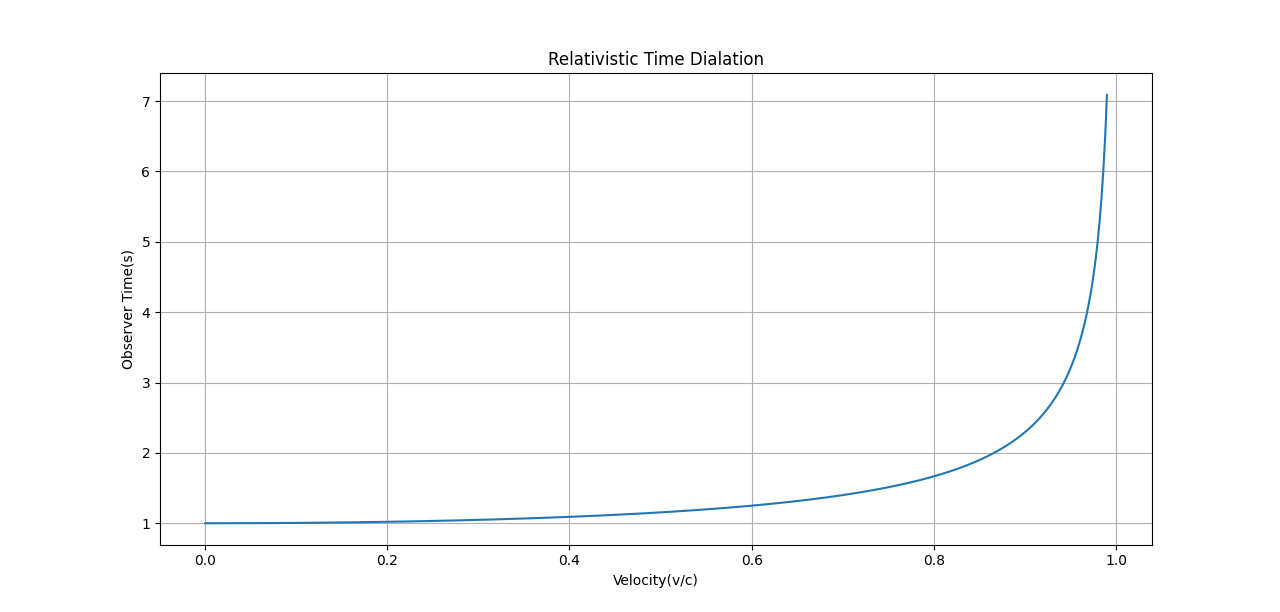

This figure's Python source:
import numpy as np
import matplotlib.pyplot as plt 

# Parameters
v = np.linspace(0, 0.99 * 3e8, 1000) #Velocity m/s
c = 3e8 
t0 = 1.0 #Proper time(s)

# Lorentz factor
gamma = 1 / np.sqrt(1 - (v / c)**2)
t = t0 * gamma #Dialated time

# Plot
plt.figure(figsize=(10, 6))
plt.plot(v /c, t)
plt.title("Relativistic Time Dialation")
plt.xlabel("Velocity(v/c)")
plt.ylabel("Observer Time(s)")
plt.grid(True)
plt.show()
